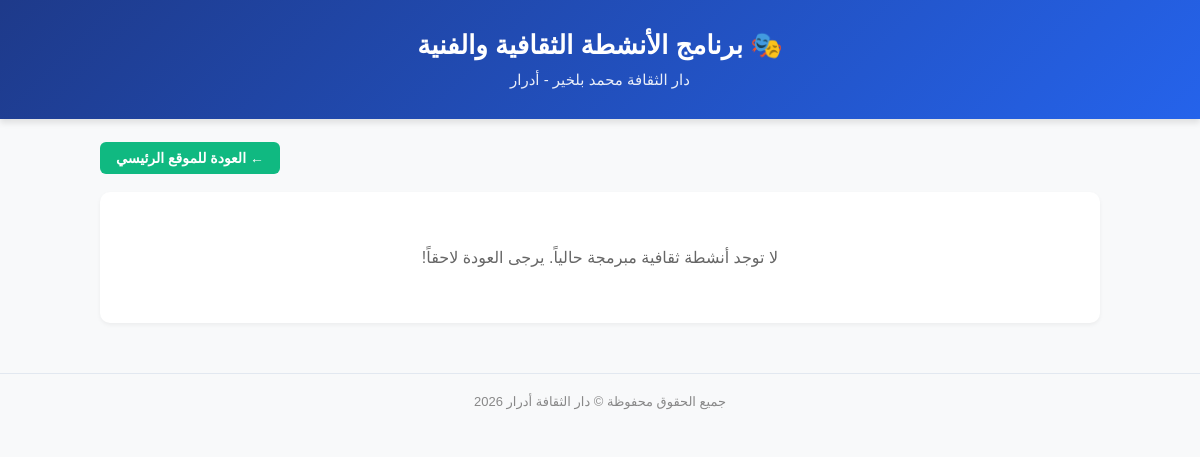
/program, run on an earlier commit of the app's database.
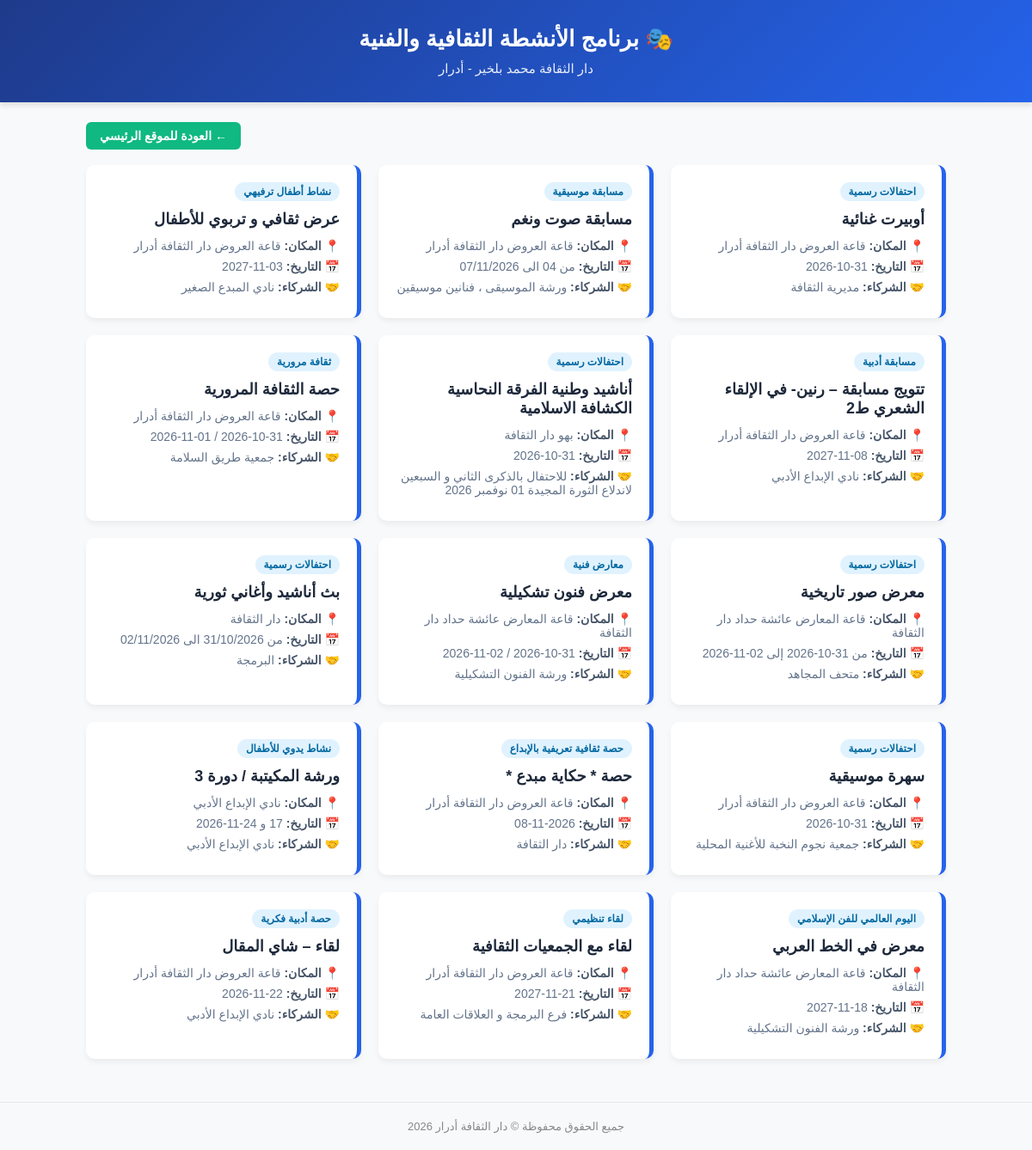
And on a later commit of the database.
### main.py (models this page shows)
class CulturalActivity(Base):
  __tablename__ = "cultural_activities"
  id = Column(Integer, primary_key=True, index=True)
  title = Column(String, index=True)
  category = Column(String, index=True)
  location = Column(String)
  date_range = Column(String)
  partners = Column(String)

### main.py (the view)
@app.get("/program", response_class=HTMLResponse)
def cultural_program_page(request: Request, db: Session = Depends(get_db)):
  activities = db.query(CulturalActivity).all()
  return templates.TemplateResponse(
      request, "activities_program.html", {"activities": activities}
  )

### templates/activities_program.html (shortened to what this page needs)
<!DOCTYPE html>
<html lang="ar" dir="rtl">
<head>
</head>
<body>
    <div class="header">
        <h1>🎭 برنامج الأنشطة الثقافية والفنية</h1>
        <p>دار الثقافة محمد بلخير - أدرار</p>
    </div>
    <div class="container">
        <div class="nav-links">
            <a href="/" class="home-btn">← العودة للموقع الرئيسي</a>
        </div>
        {% if activities %}
            <div class="activities-grid">
                {% for act in activities %}
                <div class="activity-card">
                    <span class="act-category">{{ act.category }}</span>
                    <h3 class="activity-title">{{ act.title }}</h3>
                    <div class="act-info">
                        <span>📍 <strong>المكان:</strong> {{ act.location }}</span>
                    </div>
                    <div class="act-info">
                        <span>📅 <strong>التاريخ:</strong> {{ act.date_range }}</span>
                    </div>
                    <div class="act-info">
                        <span>🤝 <strong>الشركاء:</strong> {{ act.partners }}</span>
                    </div>
                </div>
                {% endfor %}
            </div>
        {% else %}
            <div class="no-activities">
                <p>لا توجد أنشطة ثقافية مبرمجة حالياً. يرجى العودة لاحقاً!</p>
            </div>
        {% endif %}
    </div>
    <footer>
        جميع الحقوق محفوظة © دار الثقافة أدرار 2026
    </footer>
</body>
</html>

What changed in the data, as far as the page shows it:
added CulturalActivity: category "احتفالات رسمية", title "أوبيرت غنائية", location "قاعة العروض دار الثقافة أدرار", date_range "31-10-2026", partners "مديرية الثقافة"
added CulturalActivity: category "مسابقة موسيقية", title "مسابقة صوت ونغم", location "قاعة العروض دار الثقافة أدرار", date_range "من 04 الى 07/11/2026", partners "ورشة الموسيقى ، فنانين موسيقين"
added CulturalActivity: category "نشاط أطفال ترفيهي", title "عرض ثقافي و تربوي للأطفال", location "قاعة العروض دار الثقافة أدرار", date_range "03-11-2027", partners "نادي المبدع الصغير"
added CulturalActivity: category "مسابقة أدبية", title "تتويج مسابقة – رنين- في الإلقاء الشعري ط2", location "قاعة العروض دار الثقافة أدرار", date_range "08-11-2027", partners "نادي الإبداع الأدبي"
added CulturalActivity: category "احتفالات رسمية", title "أناشيد وطنية الفرقة النحاسية الكشافة الاسلامية", location "بهو دار الثقافة", date_range "31-10-2026", partners "للاحتفال بالذكرى الثاني و السبعين لاندلاع الثورة المجيدة 01 نوفمبر 2026"
added CulturalActivity: category "ثقافة مرورية", title "حصة الثقافة المرورية", location "قاعة العروض دار الثقافة أدرار", date_range "31-10-2026 / 01-11-2026", partners "جمعية طريق السلامة"
added CulturalActivity: category "احتفالات رسمية", title "معرض صور تاريخية", location "قاعة المعارض عائشة حداد دار الثقافة", date_range "من 31-10-2026 إلى 02-11-2026", partners "متحف المجاهد"
added CulturalActivity: category "معارض فنية", title "معرض فنون تشكيلية", location "قاعة المعارض عائشة حداد دار الثقافة", date_range "31-10-2026 / 02-11-2026", partners "ورشة الفنون التشكيلية"
added CulturalActivity: category "احتفالات رسمية", title "بث أناشيد وأغاني ثورية", location "دار الثقافة", date_range "من 31/10/2026 الى 02/11/2026", partners "البرمجة"
added CulturalActivity: category "احتفالات رسمية", title "سهرة موسيقية", location "قاعة العروض دار الثقافة أدرار", date_range "31-10-2026", partners "جمعية نجوم النخبة للأغنية المحلية"
added CulturalActivity: category "حصة ثقافية تعريفية بالإبداع", title "حصة * حكاية مبدع *", location "قاعة العروض دار الثقافة أدرار", date_range "2026-11-08", partners "دار الثقافة"
added CulturalActivity: category "نشاط يدوي للأطفال", title "ورشة المكيتبة / دورة 3", location "نادي الإبداع الأدبي", date_range "17 و 24-11-2026", partners "نادي الإبداع الأدبي"
added CulturalActivity: category "اليوم العالمي للفن الإسلامي", title "معرض في الخط العربي", location "قاعة المعارض عائشة حداد دار الثقافة", date_range "18-11-2027", partners "ورشة الفنون التشكيلية"
added CulturalActivity: category "لقاء تنظيمي", title "لقاء مع الجمعيات الثقافية", location "قاعة العروض دار الثقافة أدرار", date_range "21-11-2027", partners "فرع البرمجة و العلاقات العامة"
added CulturalActivity: category "حصة أدبية فكرية", title "لقاء – شاي المقال", location "قاعة العروض دار الثقافة أدرار", date_range "22-11-2026", partners "نادي الإبداع الأدبي"
Also different on the page:
text no longer shown: "لا توجد أنشطة ثقافية مبرمجة حالياً. يرجى العودة لاحقاً!"
